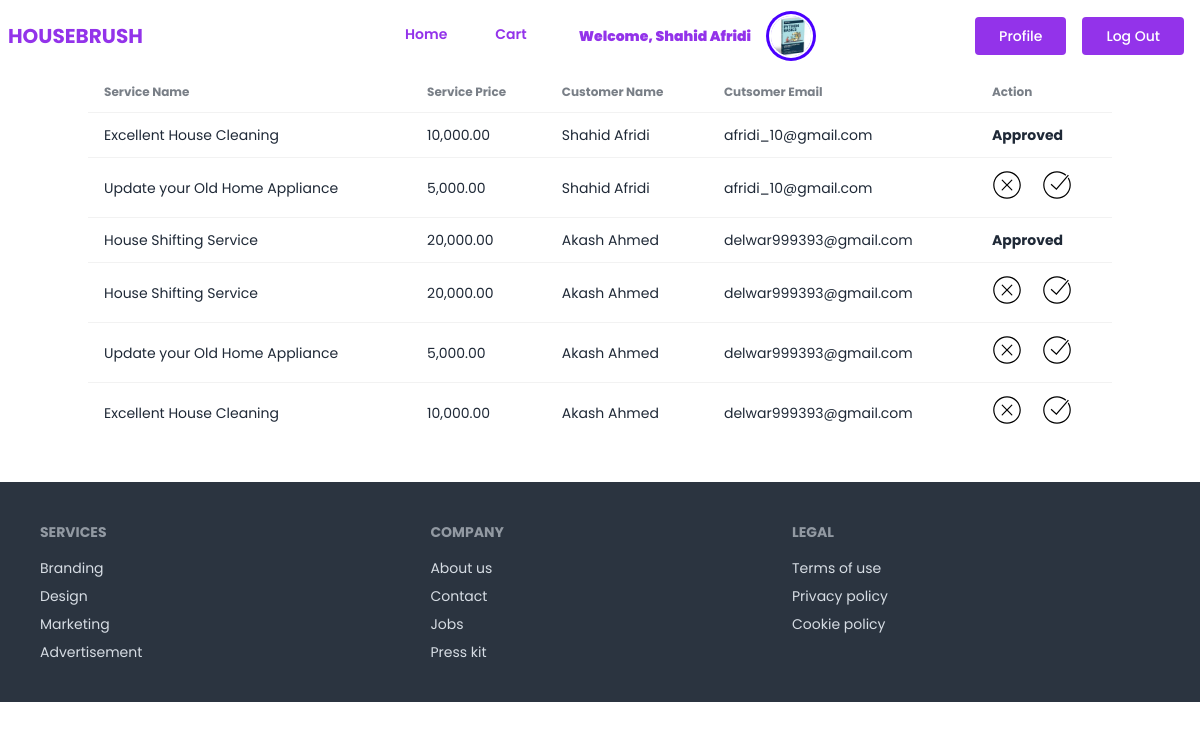
The app's page /services/cart_items/ (signed in) with its own data.
### account/models.py (models this page shows, shortened)
class UserAccount(AbstractUser):
    address = models.TextField()
    image = models.ImageField(upload_to='account/images/')

### service/models.py (models this page shows, shortened)
class Cart(models.Model):
    service = models.ForeignKey(Service, on_delete = models.CASCADE)
    customer = models.ForeignKey(UserAccount, on_delete = models.CASCADE)
    is_order_confirm = models.BooleanField(default=False)

class Service(models.Model):
    service_name = models.CharField(max_length = 100)
    description = models.TextField()
    price = models.DecimalField(max_digits=12,decimal_places=2)
    image = models.ImageField(upload_to = 'service/images/')
    category = models.ForeignKey(Category, on_delete= models.CASCADE)

### service/views.py (the view)
# urls.py: path('cart_items/', CartAllItemsView.as_view(), name='cart_items'),
class CartAllItemsView(LoginRequiredMixin, ListView):
    model = Cart
    template_name = 'service/admin_cart.html'
    context_object_name= 'items'

### service/templates/service/admin_cart.html (shortened to what this page needs)
{% extends "base.html" %}
{% load humanize %}
{% block content %}
<div class="overflow-x-auto">
  <table class="table">
    <thead>
      <tr>
        <th class="font-bold">Service Name</th>
        <th class="font-bold">Service Price</th>
        <th class="font-bold">Customer Name</th>
        <th class="font-bold">Cutsomer Email</th>
        <th class="font-bold">Action</th>
      </tr>
    </thead>
    <tbody>
      {% for item in items %}
        <tr>
            <td>
                {{item.service.service_name}}
            </td>
            <td>
                {{item.service.price|floatformat:2|intcomma }}
            </td>
            <td>{{item.customer.first_name}} {{item.customer.last_name}}</td>
            <td>{{ item.customer.email }}</td>
            <th class="flex gap-5">
                {% if item.is_order_confirm == True %}
                    Approved
                {% else %}
                <a href="{% url "cancel" item.id %}" class="tooltip" data-tip="Cancel Service">
                </a>
                <a href="{% url "confirm" item.id %}" class="tooltip" data-tip="Approve Order">
                  <button class="">
                      <div class="svg-container hover:text-white">
                      </div>
                  </button>
                </a>
                {% endif %}
            </th>
        </tr>
      {% endfor %}
    </tbody>
  </table>
</div>
{% endblock content %}

### core/templates/navbar.html (shortened to what this page needs)
<div class="navbar bg-base-100">
  <div class="navbar-start">
    <a href="{% url "home" %}" class="text-purple-600 text-xl uppercase font-bold">HouseBrush</a>
  </div>
  <div class="navbar-center hidden lg:flex">
    <ul class="menu menu-horizontal px-1">
      <li>
          <a href="{% url "home" %}" class="block font-semibold mt-4 lg:inline-block lg:mt-0 text-purple-600 hover:text-red-600 hover:font-black mr-4">Home</a>
        </li>
        <li>
          <a href="{% url "cart" %}" class="block font-semibold mt-4 lg:inline-block lg:mt-0 text-purple-600 hover:text-red-600 hover:font-black mr-4">
            Cart
          </a>
        </li>
        <div class="flex">
            <div class="text-purple-600 my-auto  font-black px-5">
            Welcome, {{ request.user.first_name }} {{ request.user.last_name }}
        </div>
        <div class="avatar">
            <div class="w-10 rounded-full ring ring-primary ring-offset-base-100 ring-offset-2">
               {% if request.user.image and request.user.image.url %}
                  <img src="{{ request.user.image.url }}" />
                  {% endif %}
            </div>
        </div>
        </div>
    </ul>
  </div>
  <div class="navbar-end">
    {% if request.user.is_authenticated %}
    <a href="{% url "account:profile" %}" class="mx-2 inline-block font-medium text-sm px-6 py-3 leading-none bg-purple-600 rounded text-white border-white hover:border-transparent hover:text-dark hover:bg-red-600 mt-4 lg:mt-0">Profile</a>
    <a href="{% url "account:logout" %}" class="mx-2 inline-block font-medium text-sm px-6 py-3 leading-none bg-purple-600 rounded text-white border-white hover:border-transparent hover:text-dark hover:bg-red-600 mt-4 lg:mt-0">Log Out</a>
    {% endif %}
  </div>
</div>

### records on screen
UserAccount: user.first_name "Shahid", user.last_name "Afridi", user.image (picture)
Cart: service.service_name "Excellent House Cleaning", service.price "10,000.00", customer.first_name "Shahid", customer.last_name "Afridi", customer.email "afridi_10@gmail.com", is_order_confirm "Approved"
Cart: service.service_name "Update your Old Home Appliance", service.price "5,000.00", customer.first_name "Shahid", customer.last_name "Afridi", customer.email "afridi_10@gmail.com", is_order_confirm False (drawn)
Cart: service.service_name "House Shifting Service", service.price "20,000.00", customer.first_name "Akash", customer.last_name "Ahmed", customer.email "delwar999393@gmail.com", is_order_confirm "Approved"
Cart: service.service_name "House Shifting Service", service.price "20,000.00", customer.first_name "Akash", customer.last_name "Ahmed", customer.email "delwar999393@gmail.com", is_order_confirm False (drawn)
Cart: service.service_name "Update your Old Home Appliance", service.price "5,000.00", customer.first_name "Akash", customer.last_name "Ahmed", customer.email "delwar999393@gmail.com", is_order_confirm False (drawn)
Cart: service.service_name "Excellent House Cleaning", service.price "10,000.00", customer.first_name "Akash", customer.last_name "Ahmed", customer.email "delwar999393@gmail.com", is_order_confirm False (drawn)
